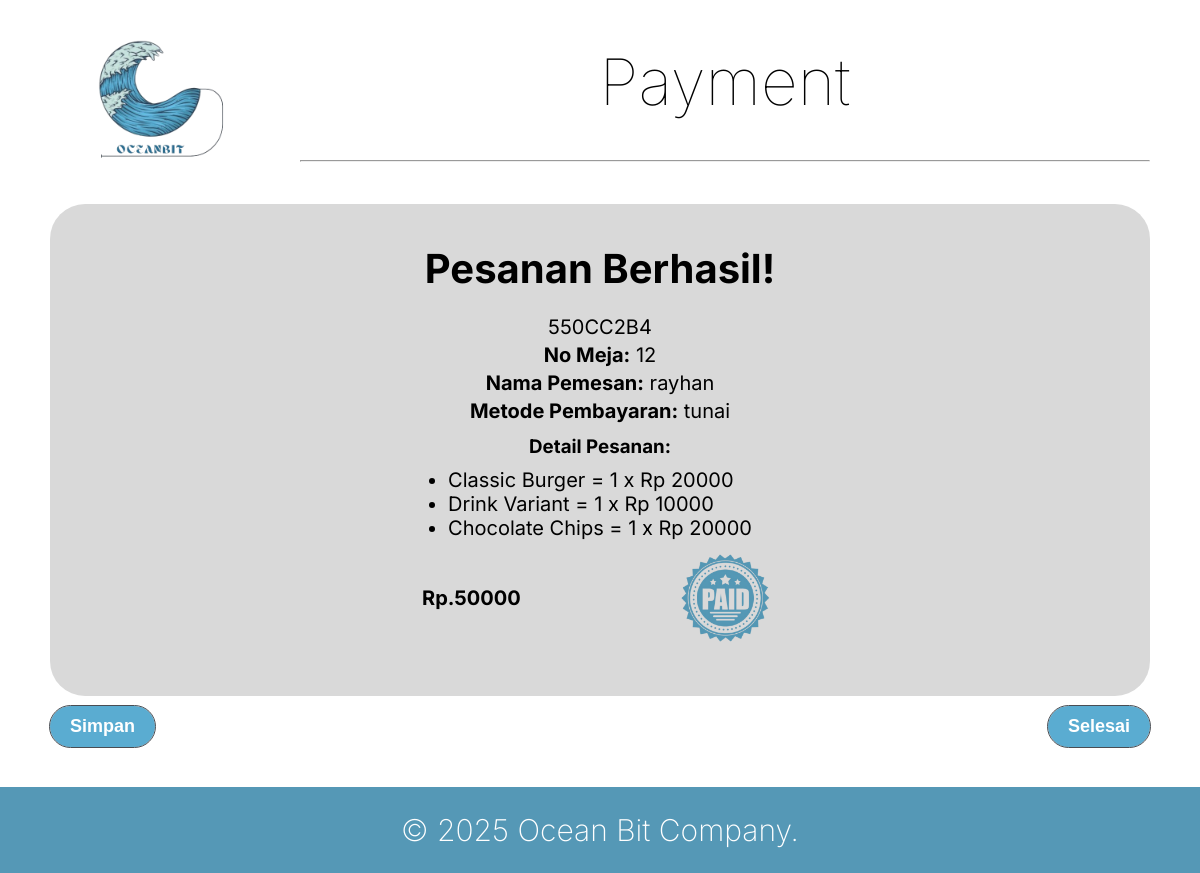
The page /sukses/ on the database its author committed.
### App_ERP/models.py (models this page shows, shortened)
class Order(models.Model):
    kode_bill = models.CharField(max_length=8, unique=True, default=generate_kode_bill)
    nama_pemesan = models.CharField(max_length=100)
    no_meja = models.CharField(max_length=10)
    metode_pembayaran = models.CharField(max_length=20)
    total_harga = models.IntegerField()
    tanggal_pesanan = models.DateTimeField(auto_now_add=True)

class OrderItem(models.Model):
    menu = models.ForeignKey(MenuItem, null=True, blank=True, on_delete=models.SET_NULL, related_name='order_items')
    order = models.ForeignKey(Order, on_delete=models.CASCADE, related_name="items")
    nama_menu = models.CharField(max_length=100)
    harga = models.IntegerField()
    jumlah = models.IntegerField()

### App_ERP/views.py (the view)
# urls.py: path('sukses/', sukses, name='sukses'),
def sukses(request):
    latest_order = Order.objects.latest('id')  # Ambil pesanan terbaru
    order_items = OrderItem.objects.filter(order=latest_order)
    try:
        with transaction.atomic():  # Menggunakan transaksi atomik
            for item in order_items:
                today = timezone.localtime().date()
                food_stock, created = FoodStock.objects.get_or_create(menu_item=item.menu, date=today)
                if food_stock.remaining_stock >= item.jumlah:
                    food_stock.stock_out += item.jumlah  # Tambah stok yang terjual
                    food_stock.save()  # Update sisa stok
                else:
                    raise ValueError(f"Stok tidak cukup untuk item {item.menu.name}")
        return render(request, 'customer/sukses.html', {
            'order': latest_order,
            'order_items': order_items
        })
    except ValueError as e:
        return render(request, 'customer/error.html', {'error_message': str(e)})

### App_ERP/models.py (called while the page is built)
    def save(self, *args, **kwargs):
        self.date = timezone.localtime(timezone.now()).date()  # Ambil tanggal berdasarkan zona waktu Jakarta
        self.remaining_stock = self.stock_in - self.stock_out
        super().save(*args, **kwargs)

### App_ERP/templates/customer/sukses.html (shortened to what this page needs)
{% load static %}
<!DOCTYPE html>
<html lang="id">
    <head>
        <link rel="stylesheet" href="{% static 'css/sukses.css' %}">
    </head>
    <body>
        <div class="all">
            <div class="judul">
                <div class="logo2">
                    <img src="{% static 'images/Logo2.png'%}" alt="Logo2" width="200px" height="200px">
                </div>
                <div class="judul-text">
                    <h1>Payment</h1>
                    <hr>
                </div>
            </div>
            <div class="container">
                <div class="receipt-container">
                    <h2>Pesanan Berhasil!</h2>
                    <p>{{ order.kode_bill }}</p>
                    <p><strong>No Meja:</strong> {{ order.no_meja }}</p>
                    <p><strong>Nama Pemesan:</strong> {{ order.nama_pemesan }}</p>
                    <p><strong>Metode Pembayaran:</strong> {{ order.metode_pembayaran }}</p>
                    <h3>Detail Pesanan:</h3>
                    <ul>
                        {% for item in order_items %}
                            <li>{{ item.nama_menu }} = {{ item.jumlah }} x Rp {{ item.harga }}</li>
                        {% endfor %}
                    </ul>
                    <div class="total1">
                        <p class="total2">Rp.{{ order.total_harga }}</p>
                        <img src="{% static 'images/paid.png'%}" alt="paid" width="118px" height="100px">
                    </div>
                </div>
            </div>
                <div class="buttons">
                    <button class="btn save">Simpan</button>
                    <button class="btn back"><a href="{% url 'ratting' kode_bill=order.kode_bill %}">Selesai</a></button>
                </div>
        </div>
        <footer>
            <p>© 2025 Ocean Bit Company.</p>
        </footer>
    </body>
</html>

### App_ERP/static/css/sukses.css (style rules this page uses)
* { margin: 0; padding: 0; box-sizing: border-box; }
body { font-family: "Inter", serif; font-optical-sizing: auto; font-style: normal; width: 100%; height: 100%; }
.all { display: flex; flex-direction: column; align-items: center; padding-right: 50px; padding-left: 50px; width: 100%; height: 100%; }
.judul { width: 100%; display: flex; align-items: center; justify-content: space-between; gap: 50px; }
.judul-text { display: flex; flex-direction: column; align-items: center; flex-grow: 1; }
.judul-text h1 { font-size: 64px; text-align: center; font-weight: 100; color: #000000; }
.judul-text hr { display: inline; width: 100%; height: 1px; background-color: rgb(28.63% 30.2% 32.55%); margin-top: 40px; justify-content: center; }
.container { width: 100%; min-height: auto; display: flex; flex-direction: column; align-items: center; text-align: center; justify-content: flex-start; background: #D9D9D9; padding: 20px; margin-bottom: 10px; border-radius: 35px; }
.container h2 { font-size: 40px; margin-bottom: 20px; }
.container p { font-size: 20px; margin: 2px; }
.container h3 { margin: 10px; }
.total1 { display: flex; flex-direction: row; align-items: center; text-align: center; margin: 10px; }
.total2 { margin-top: 10px; }
.container ul li { text-align: justify; font-size: 20px; }
.receipt-container { min-width: 400px; min-height: 400px; background: #D9D9D9; padding: 20px; text-align: center; display: flex; flex-direction: column; align-items: center; }
.total1 { display: flex; justify-content: space-between; align-items: center; width: 100%; }
.total1 img { max-width: 110px; height: auto; }
.total2 { font-size: 24px; font-weight: bold; }
.buttons { display: flex; justify-content: space-between; width: 100%; }
.btn { background-color: #5AACD1; padding: 10px 20px; color: white; border-radius: 20px; font-size: 18px; font-weight: bold; cursor: pointer; transition: 0.3s; border-radius: 35px; border: none; outline: 1px solid #494D53; }
.btn a { text-decoration: none; color: white; display: block; width: 100%; height: 100%; }
footer { width: 100%; margin-top: 40px; display: block; text-align: center; padding: 25px; background-color: #5598B6; }
footer p { color: white; font-size: 30px; font-weight: 200; }

### rows shown on the page
Order: kode_bill "550CC2B4", no_meja "12", nama_pemesan "rayhan", metode_pembayaran "tunai", total_harga "50000"
OrderItem: nama_menu "Classic Burger", jumlah "1", harga "20000"
OrderItem: nama_menu "Drink Variant", jumlah "1", harga "10000"
OrderItem: nama_menu "Chocolate Chips", jumlah "1", harga "20000"
